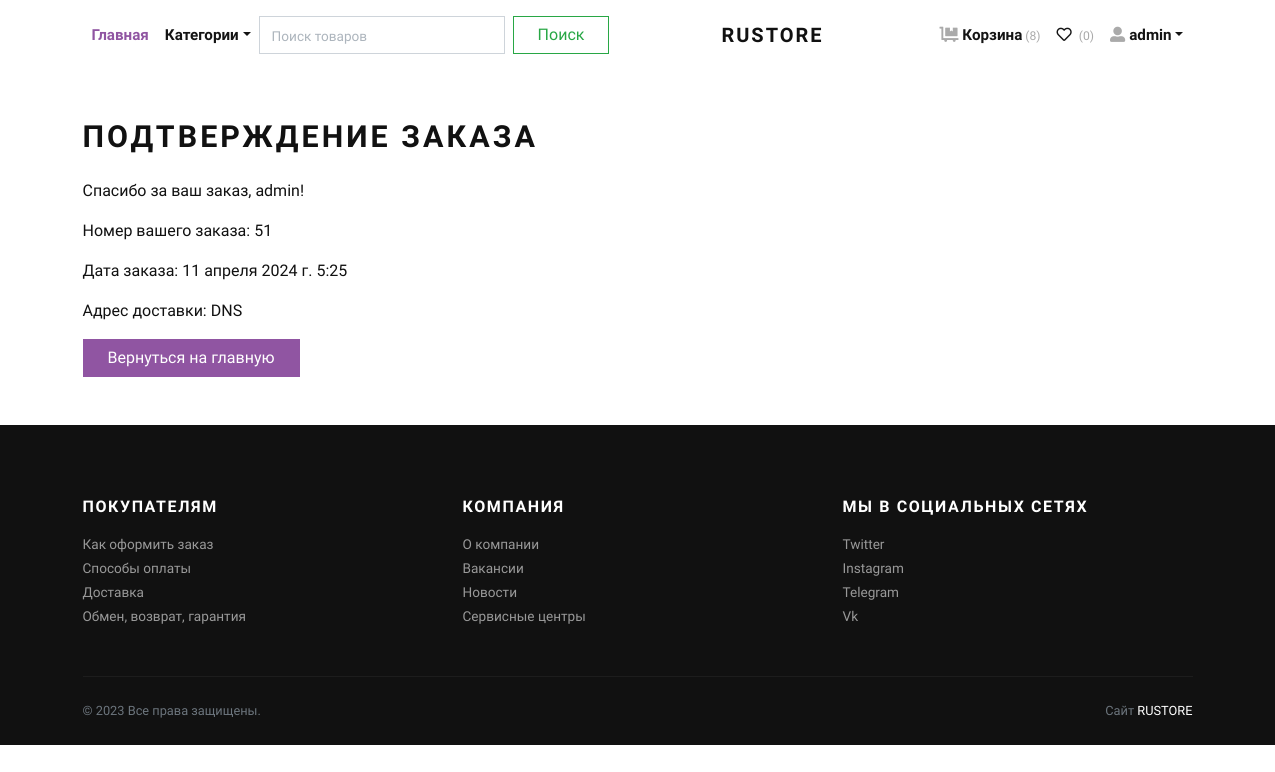
Page /order-confirmation/ (signed in) on the earlier database version.
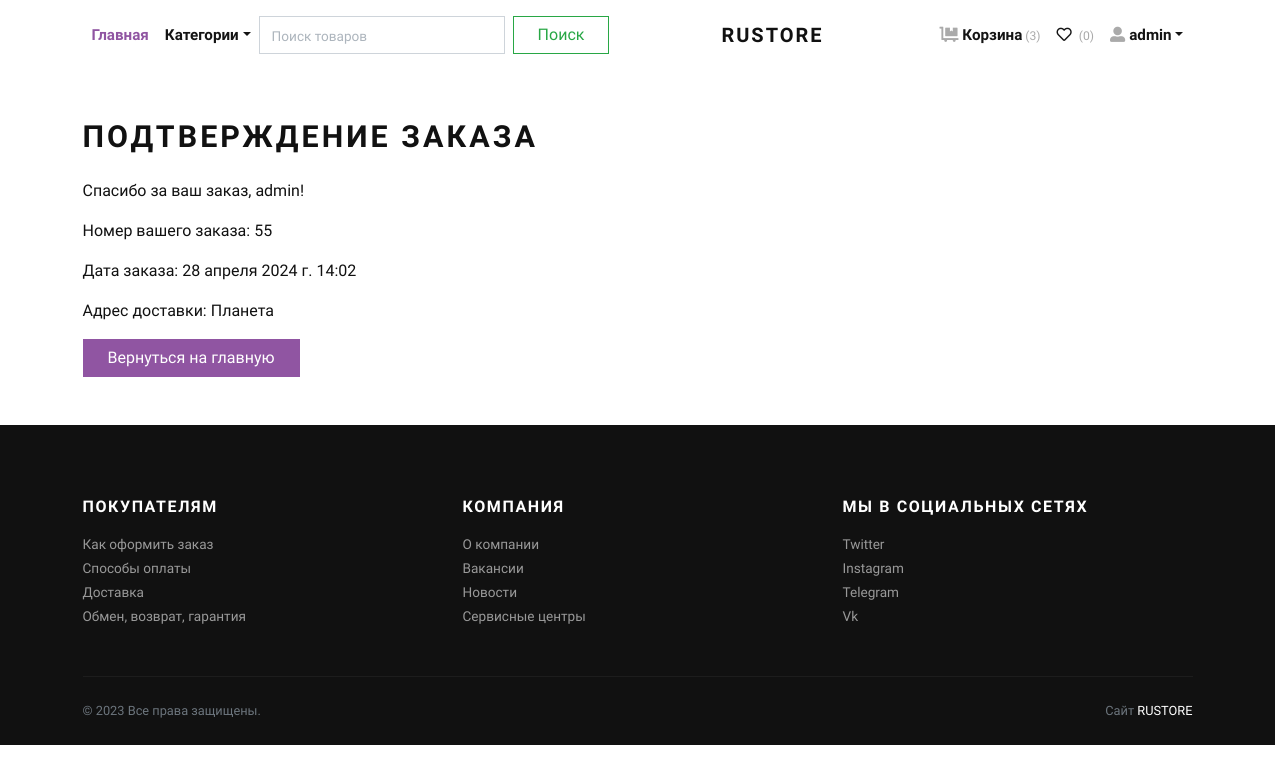
Same page on the later database version.
### store/models.py (models this page shows)
class Order(models.Model):
    user = models.ForeignKey(User, verbose_name="User", on_delete=models.CASCADE)
    address = models.ForeignKey(Address, verbose_name="Shipping Address", on_delete=models.CASCADE)
    product = models.ForeignKey(Product, verbose_name="Product", on_delete=models.CASCADE)
    quantity = models.PositiveIntegerField(verbose_name="Quantity")
    ordered_date = models.DateTimeField(auto_now_add=True, verbose_name="Ordered Date")
    status = models.CharField(
        choices=STATUS_CHOICES,
        max_length=50,
        default="В ожижании"
    )

class Address(models.Model):
    user = models.ForeignKey(User, verbose_name="User", on_delete=models.CASCADE)
    locality = models.CharField(max_length=150, verbose_name="Ближайшее местоположение")
    city = models.CharField(max_length=150, verbose_name="Город")
    state = models.CharField(max_length=150, verbose_name="Район")
    def __str__(self):
        return self.locality

### store/views.py (the view)
# urls.py: path('order-confirmation/', views.order_confirmation, name='order-confirmation'),
@login_required
def order_confirmation(request):
    user = request.user
    order = Order.objects.filter(user=user).last()
    if not order:
        return redirect('store:home')
    context = {
        'order': order,
    }
    return render(request, 'store/order_confirmation.html', context)

### store/context_preprocessors.py (called while the page is built)
def store_menu(request):
    categories = Category.objects.filter(is_active=True)
    context = {
        'categories_menu': categories,
    }
    return context

def cart_menu(request):
    if request.user.is_authenticated:                      #проверка пользователя на аутентификацию
        cart_items= Cart.objects.filter(user=request.user) #получаем объекты из корзины
        context = {
            'cart_items': cart_items,
        }
    else:
        context = {}
    return context

def favorites_count(request):
    if request.user.is_authenticated:
        count = Favorite.objects.filter(user=request.user).count()
    else:
        count = 0
    return {'favorites_count': count}

### templates/store/order_confirmation.html
{% extends 'base.html' %}
{% block content %}
<div class="container py-5">
    <div class="row">
        <div class="col-12">
            <h2 class="text-uppercase mb-4">Подтверждение заказа</h2>
            <p class="mb-3">Спасибо за ваш заказ, {{ request.user.username }}!</p>
            <p>Номер вашего заказа: {{ order.id }}</p>
            <p>Дата заказа: {{ order.ordered_date }}</p>
            <p>Адрес доставки: {{ order.address }}</p>
            <a href="{% url 'store:home' %}" class="btn btn-primary">Вернуться на главную</a>
        </div>
    </div>
</div>
{% endblock %}

### templates/navbar.html (shortened to what this page needs)
{% load static %}
      <header class="header bg-white">
        <div class="container px-0 px-lg-3">
          <nav class="navbar navbar-expand-lg navbar-light py-3 px-lg-0"><a class="navbar-brand" href="{% url 'store:home' %}"><span class="font-weight-bold text-uppercase text-dark">RUSTORE</span></a>
            <div class="collapse navbar-collapse" id="navbarSupportedContent">
              <ul class="navbar-nav mr-auto">
                <li class="nav-item">
                  <a class="nav-link active" href="{% url 'store:home' %}">Главная</a>
                </li>
                <li class="nav-item dropdown"><a class="nav-link dropdown-toggle" id="pagesDropdown" href="#" data-toggle="dropdown" aria-haspopup="true" aria-expanded="false">Категории</a>
                </li>
                <form class="form-inline my-2 my-lg-0" action="{% url 'store:search' %}" method="get">
                  <input class="form-control mr-sm-2" type="search" placeholder="Поиск товаров" aria-label="Search" name="q">
                  <button class="btn btn-outline-success my-2 my-sm-0" type="submit">Поиск</button>
                </form>
              </ul>
              <ul class="navbar-nav ml-auto">
                {% if request.user.is_authenticated %}
                  <li class="nav-item"><a class="nav-link" href="{% url 'store:cart' %}"> <i class="fas fa-dolly-flatbed mr-1 text-gray"></i>Корзина<small class="text-gray"> ({{cart_items.count}})</small></a></li>
                  <li class="nav-item"><a class="nav-link" href="{% url 'store:favorites' %}"> <i class="far fa-heart mr-1"></i><small class="text-gray"> ({{ favorites_count }})</small></a></li>
                  <li class="nav-item dropdown"><a class="nav-link dropdown-toggle" id="pagesDropdown" href="#" data-toggle="dropdown" aria-haspopup="true" aria-expanded="false"><i class="fas fa-user-alt mr-1 text-gray"></i>{{request.user.username}}</a></a>
                </li>
                {% else %}
                  <li class="nav-item"><a class="nav-link" href="{% url 'store:login' %}">Войти</a></li>
                  <li class="nav-item"><a class="nav-link" href="{% url 'store:register' %}">Создать аккаунт</a></li>
                {% endif %}
              </ul>
            </div>
          </nav>
        </div>
      </header>

Differences in the rows shown:
removed Order: id "51", ordered_date "11 апреля 2024 г. 5:25", address "DNS"
added Order: id "55", ordered_date "28 апреля 2024 г. 14:02", address "Планета"
Other differences:
{{ cart_items.count }}: "8" → "3"
